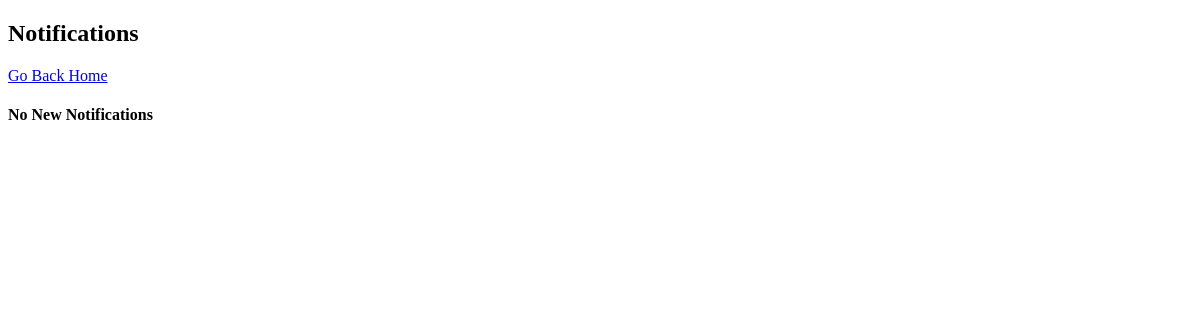
The page /main/notification-list/ (signed in) on the database as committed earlier.
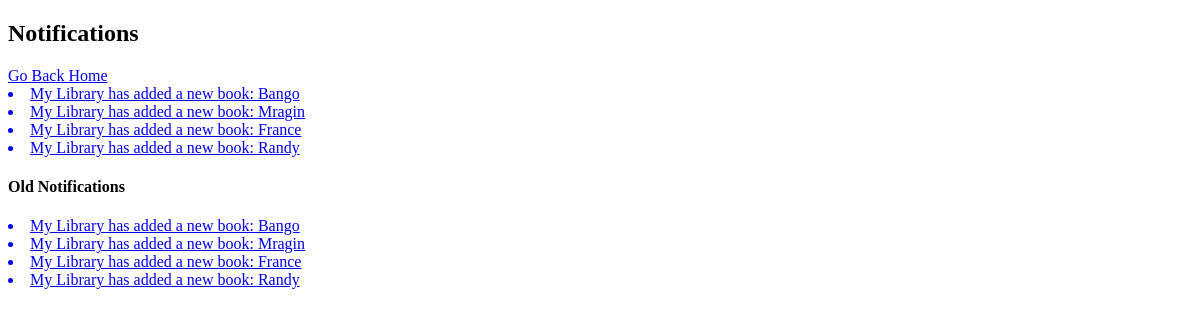
The same page on the database as committed later.
### main/models.py (models this page shows)
class NotificationCenter(models.Model):
    read = models.IntegerField(default=0)
    receiver = models.ForeignKey(User)
    notification = models.ForeignKey(Notification)

class Notification(models.Model):
    verb = models.TextField()
    actor = models.ForeignKey(User)
    library = models.ForeignKey(Library)
    book = models.ForeignKey(Book)

### main/views.py (the view)
class NotificationListView(ListView):
    model = NotificationCenter
    template_name = "main/notification_list.html"
    def get_context_data(self, **kwargs):
        context = super(NotificationListView, self).get_context_data(**kwargs)
        if self.request.user.is_authenticated():
            current_user_id = self.request.user
            try:
                object_list = NotificationCenter.objects.filter(receiver_id=current_user_id, read=0)
                context['object_list'] = object_list
                context['read_notifications'] = NotificationCenter.objects.filter(receiver_id=current_user_id)
                for obj in object_list:
                    obj.read = 1
                    obj.save()
                if object_list:
                    context['count'] = object_list.count()
                else:
                    context['count'] = 0
            except:
                lib_id = ""
            return context

### templates/main/notification_list.html
<!DOCTYPE html>
<html>
	{% block content %}
	    <h2>Notifications</h2>
	    <a href="/main/">Go Back Home</a>
	    {% if object_list %}
	        {% for notification in object_list %}
	            <a href="{% url "book-detail" notification.notification.book.library.slug notification.notification.book.slug %}"><li>{{ notification.notification.verb }}</li></a>
	        {% endfor %}
	    {% else %}
	    	<h4>No New Notifications</h4><br><br>
	    {% endif %}
	    {% if read_notifications %}
	    <h4>Old Notifications</h4>
	    	{% for notification in read_notifications %}
	            <a href="{% url "book-detail" notification.notification.book.library.slug notification.notification.book.slug %}"><li>{{ notification.notification.verb }}</li></a>
	        {% endfor %}
	    {% endif %}
	{% endblock %}
</html>

Rows that differ between the two databases and show on the page:
added NotificationCenter: notification.verb "My Library has added a new book: Bango"
added NotificationCenter: notification.verb "My Library has added a new book: Mragin"
added NotificationCenter: notification.verb "My Library has added a new book: France"
added NotificationCenter: notification.verb "My Library has added a new book: Randy"
Other text that changed with them:
text no longer shown: "No New Notifications"
text now shown: "Old Notifications"
